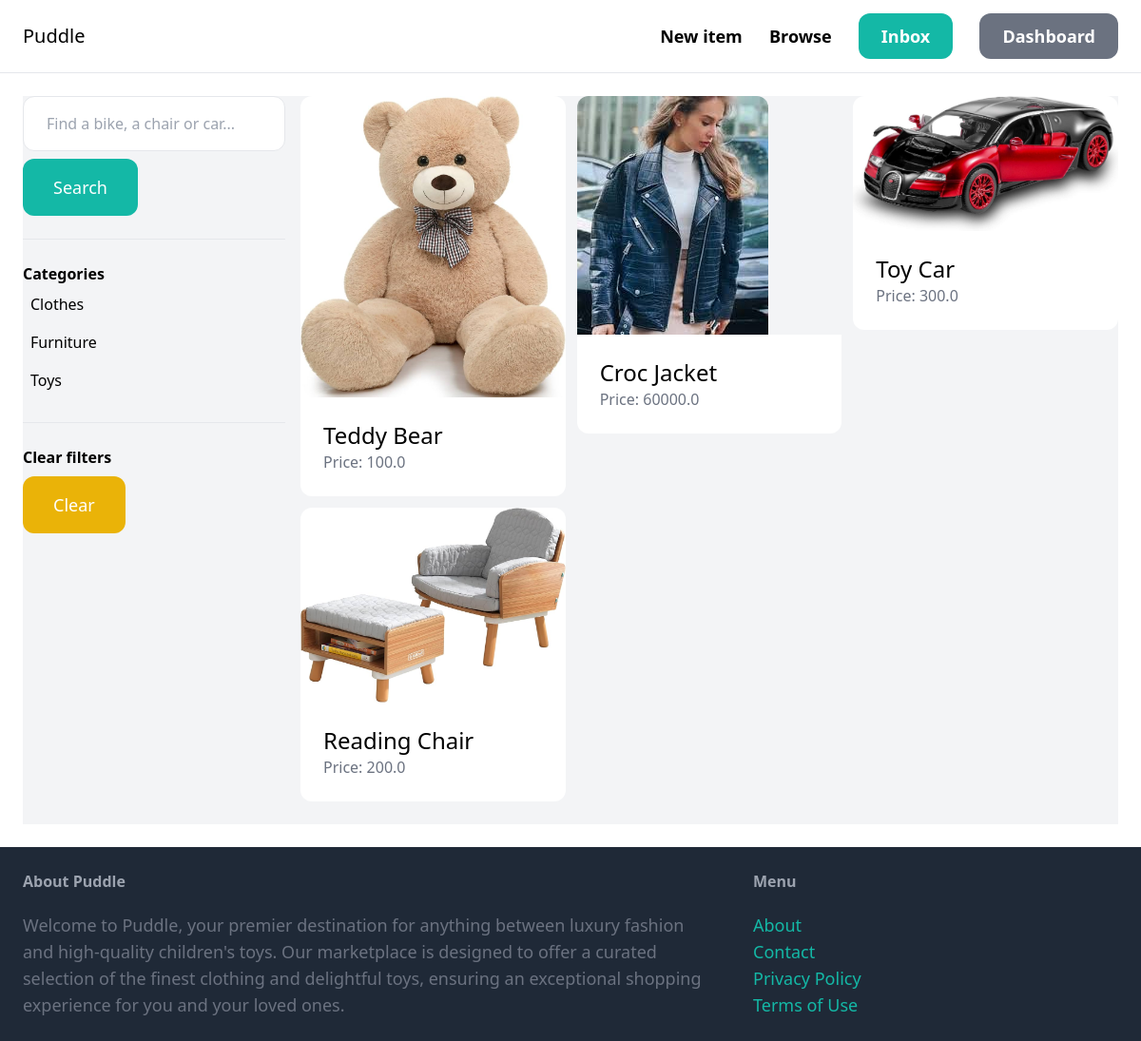
The app's page /items/ (signed in) with its own data.
### item/models.py (models this page shows, shortened)
class Category(models.Model):
    name = models.CharField(max_length=255)
    class Meta:
        ordering = ('name',)
        verbose_name_plural = 'Categories'

class Item(models.Model):
    category = models.ForeignKey(Category, related_name='items', on_delete=models.CASCADE)
    name = models.CharField(max_length=255)
    description = models.TextField(blank=True, null=True)
    price = models.FloatField()
    image = models.ImageField(upload_to='item_images', blank=True, null=True)
    is_sold = models.BooleanField(default=True)
    created_by = models.ForeignKey(User, related_name='items', on_delete=models.CASCADE)
    created_at = models.DateTimeField(auto_now_add=True)

### item/views.py (the view)
# urls.py: path('',views.items, name='items'),
def items(request):
    query = request.GET.get('query', '')
    category_id = request.GET.get('category', 0)
    categories = Category.objects.all()
    items = Item.objects.filter(is_sold=False)
    if category_id:
        items = items.filter(category_id=category_id)
    if query:
        items = items.filter(Q(name__icontains=query) | Q(description__icontains=query))
    return render(request, 'item/items.html', {
        'items': items,
        'query': query,
        'categories': categories,
        'category_id': int(category_id),
    })

### item/templates/item/items.html (shortened to what this page needs)
{% extends 'core/base.html' %}
{% block content %}
    <div class="pb-6 grid grid-cols-4 gap-4 bg-gray-100">
        <div class="col-span-1">
            <form method="get" action="{% url 'item:items' %}">
                <input name="query" class="w-full py-4 px-6 border rounded-xl" type="text" value="{{ query }}" placeholder="Find a bike, a chair or car...">
                <button class="mt-2 py-4 px-8 text-lg bg-teal-500 text-white rounded-xl">Search</button>
            </form>
            <hr class="my-6">
            <p class="font-semibold">Categories</p>
            <ul>
                {% for category in categories %}
                    <li class="py-2 px-2 rounded-xl{% if category.id == category_id %} bg-gray-200{% endif %}">
                        <a href="{% url 'item:items' %}?query={{ query }}&category={{ category.id }}">{{ category.name }}</a>
                    </li>
                {% endfor %}
            </ul>
            <hr class="my-6">
            <p class="font-semibold">Clear filters</p>
            <ul>
                <li><a href="{% url 'item:items' %}" class="mt-2 py-4 px-8 inline-block bg-yellow-500 text-lg rounded-xl text-white">Clear</a>
        </div>
        <div class="col-span-3">
            <div class="grid grid-cols-3 gap-3">
                {% for item in items %}
                    <div>
                        <a href="{% url 'item:detail' item.id %}">
                            <div>
                                <img src="{{ item.image.url }}" class="rounded-t-xl">
                            </div>
                            <div class="p-6 bg-white rounded-b-xl">
                                <h2 class="text-2xl">{{ item.name }}</h2>
                                <p class="text-gray-500">Price: {{ item.price }}</p>
                            </div>
                        </a>
                    </div>
                {% endfor %}
            </div>
        </div>
    </div>
{% endblock %}

### records on screen
Category: name "Clothes"
Category: name "Furniture"
Category: name "Toys"
Item: image (picture), name "Teddy Bear", price "100.0"
Item: image (picture), name "Croc Jacket", price "60000.0"
Item: image (picture), name "Toy Car", price "300.0"
Item: image (picture), name "Reading Chair", price "200.0"
